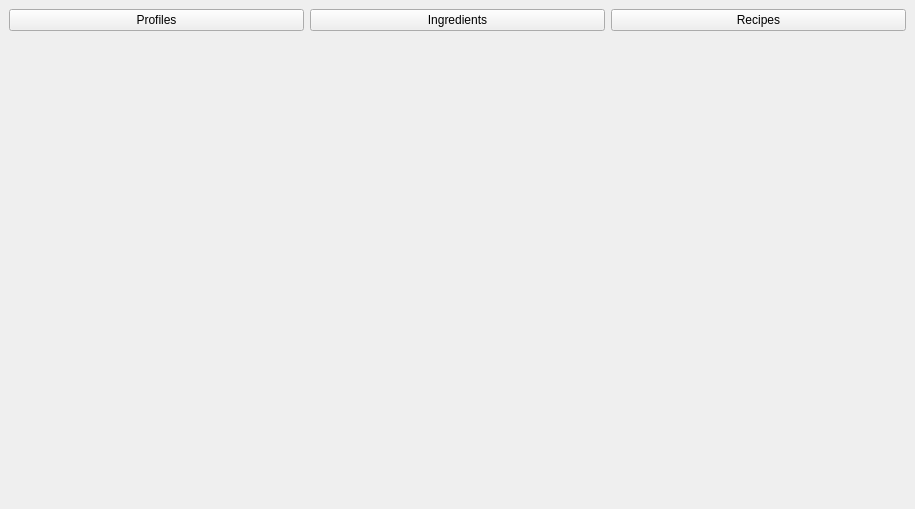
<?xml version="1.0" encoding="UTF-8"?>
<ui version="4.0">
 <class>MainWindow</class>
 <widget class="QMainWindow" name="MainWindow">
  <property name="geometry">
   <rect>
    <x>0</x>
    <y>0</y>
    <width>915</width>
    <height>509</height>
   </rect>
  </property>
  <property name="windowTitle">
   <string>MainWindow</string>
  </property>
  <widget class="QWidget" name="centralwidget">
   <layout class="QVBoxLayout" name="verticalLayout">
    <item>
     <layout class="QHBoxLayout" name="horizontalLayout">
      <item>
       <widget class="QPushButton" name="profileButton">
        <property name="text">
         <string>Profiles</string>
        </property>
       </widget>
      </item>
      <item>
       <widget class="QPushButton" name="ingredientButton">
        <property name="text">
         <string>Ingredients</string>
        </property>
       </widget>
      </item>
      <item>
       <widget class="QPushButton" name="recipeButton">
        <property name="text">
         <string>Recipes</string>
        </property>
       </widget>
      </item>
     </layout>
    </item>
    <item>
     <spacer name="verticalSpacer">
      <property name="orientation">
       <enum>Qt::Orientation::Vertical</enum>
      </property>
      <property name="sizeType">
       <enum>QSizePolicy::Policy::Minimum</enum>
      </property>
      <property name="sizeHint" stdset="0">
       <size>
        <width>20</width>
        <height>15</height>
       </size>
      </property>
     </spacer>
    </item>
    <item>
     <widget class="QStackedWidget" name="stackedWidget">
      <widget class="QWidget" name="page"/>
      <widget class="QWidget" name="page_2"/>
     </widget>
    </item>
   </layout>
  </widget>
  <widget class="QMenuBar" name="menuBar">
   <property name="geometry">
    <rect>
     <x>0</x>
     <y>0</y>
     <width>915</width>
     <height>23</height>
    </rect>
   </property>
  </widget>
 </widget>
 <resources/>
 <connections/>
</ui>
